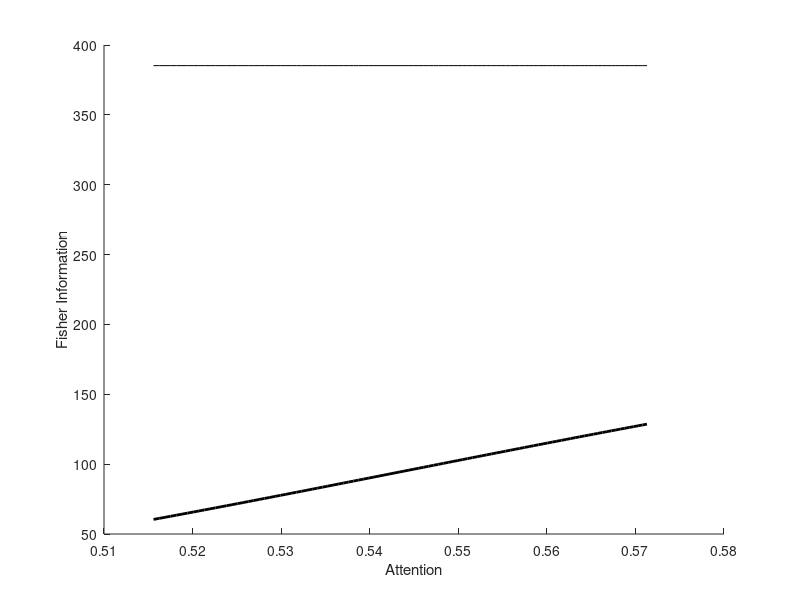

Recreate this plot in MATLAB.
clear all

sigE=0.3;
sigI=0.35;

kE=1; kI=0.2;
c=0.99;
JE=1.5; JI=3;

Vth=1;
Vreset=0;

rEx0=0.0524; rEx1=0.08;
rIx0=0.0573; rIx1=0.14;

nmu=100;
drE=(rEx1-rEx0)/(nmu-1);
drI=(rIx1-rIx0)/(nmu-1);
rEvec=rEx0:drE:rEx1;
rIvec=rIx0:drI:rIx1;
nmu=length(rEvec);

% Transfer functions
fE = @(x) 1/(sqrt(pi)*integral(@erfcx,(-Vth+x)/sigE,(-Vreset+x)/sigE)); 
fI = @(x) 1/(sqrt(pi)*integral(@erfcx,(-Vth+x)/sigI,(-Vreset+x)/sigI));
options=optimset('Display','off','TolFun',1e-8);

mueffEvec=zeros(nmu,1);

fi=zeros(nmu,1);
VarEvec=zeros(nmu,1);
VarIvec=zeros(nmu,1);
GainEvec=zeros(nmu,1);
GainIvec=zeros(nmu,1);

i=0;
for rE=rEvec
    i=i+1;
    rI=rIvec(i);
    if i==1
        priorE=0;
        priorI=0;
    else
        priorE=muE;
        priorI=muI;
    end

    muE=fsolve(@(muE)fE(JE*rE-JI*rI+muE)-rE,priorE,options);
    muI=fsolve(@(muI)fI(JE*rE-JI*rI+muI)-rI,priorI,options);

    IE0=muE+JE*rE-JI*rI;
    II0=muI+JE*rE-JI*rI;
    mueffEvec(i)=IE0;

    LE=rE^2*(sqrt(pi)/sigE)*(erfcx((-Vth+IE0)/sigE)-erfcx((-Vreset+IE0)/sigE));
    LI=rI^2*(sqrt(pi)/sigI)*(erfcx((-Vth+II0)/sigI)-erfcx((-Vreset+II0)/sigI));

    GainE=(LE/(1+JI*LI-JE*LE))*(kE+JI*LI*(kE-kI));
    GainI=(LI/(1+JI*LI-JE*LE))*(kI+JE*LE*(kE-kI));

    M=-[-1+JE*LE -JI*LE;JE*LI -1-JI*LI];
    D=[LE*sigE*sqrt(1-c) 0 LE*sigE*sqrt(c); 0 LI*sigI*sqrt(1-c) LI*sigI*sqrt(c)];
    Q=inv(M)*D*D'*inv(M');
    CovEI=Q(1,2);
    VarE=Q(1,1);
    VarI=Q(2,2);

    VarEvec(i)=VarE;
    VarIvec(i)=VarI;
    GainEvec(i)=GainE;
    GainIvec(i)=GainI;
    fi(i)=(1/(VarE*VarI-CovEI^2))*(GainE^2*VarI+GainI^2*VarE-2*GainE*GainI*CovEI);
end

fiE=(GainEvec.^2)./VarEvec;
fiI=(GainIvec.^2)./VarIvec;

figure; plot(mueffEvec,fi,'k',mueffEvec,fiE,'k','LineWidth',2)
xlabel('Attention')
ylabel('Fisher Information')
box off